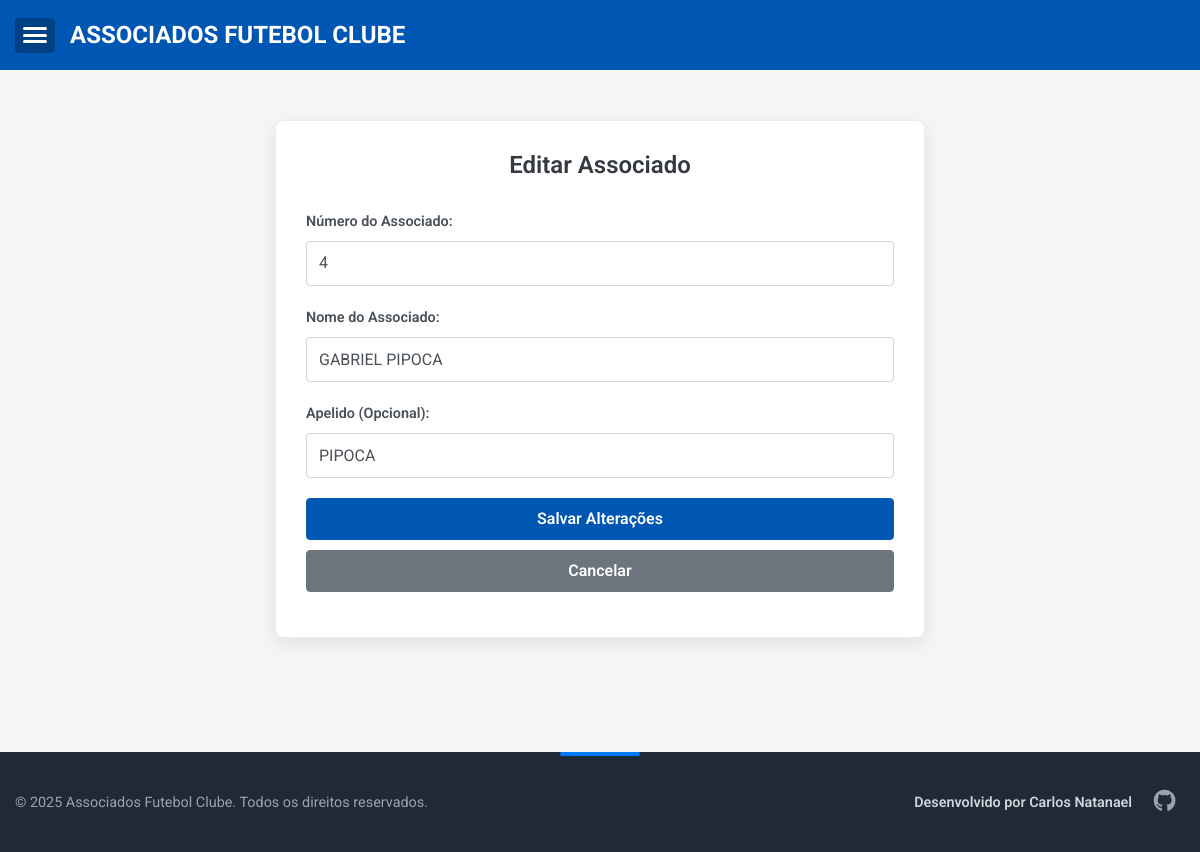
Before: /associado/editar/4 (signed in) with the older database file.
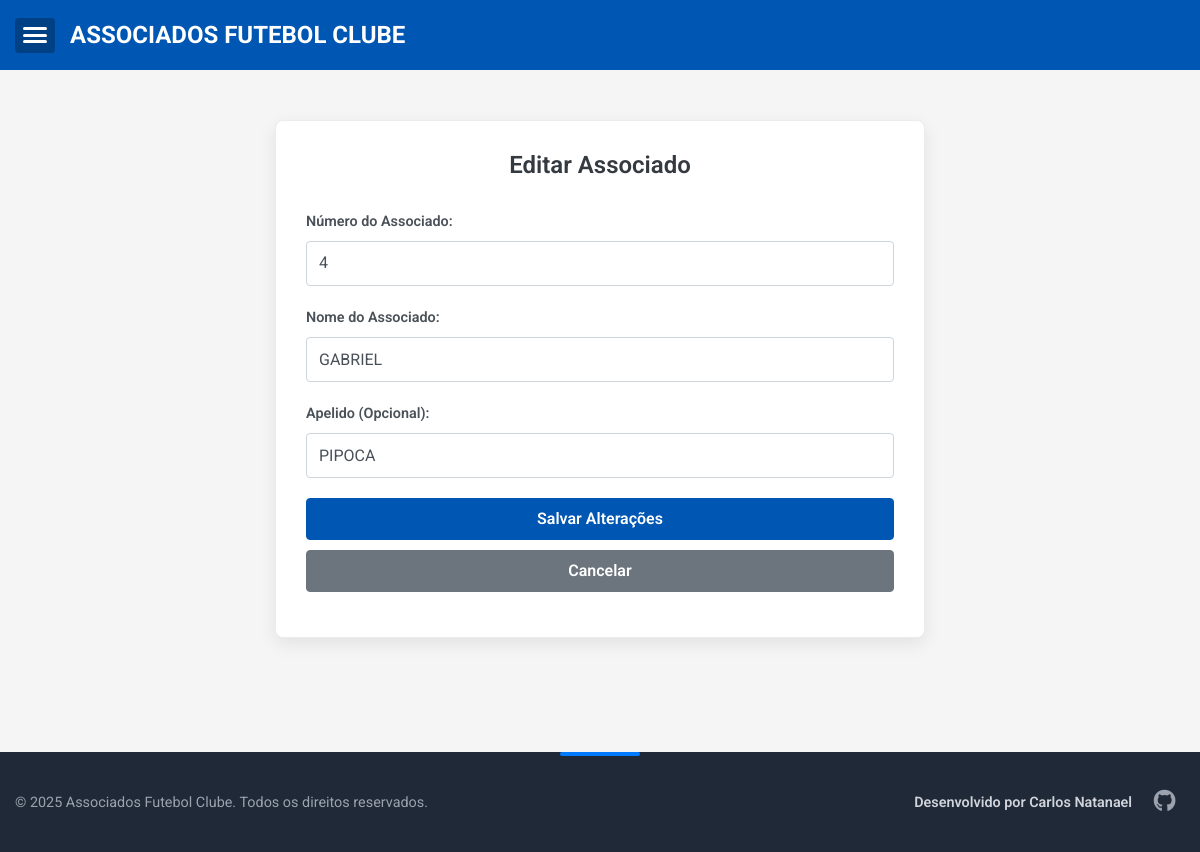
After: the same page with the newer database file.
### app.py (models this page shows)
class Associado(db.Model):
    id = db.Column(db.Integer, primary_key=True)
    numero = db.Column(db.Integer, unique=True)
    nome = db.Column(db.String(100), nullable=False)
    apelido = db.Column(db.String(50))
    pagamentos = db.relationship('Pagamento', backref='associado', lazy=True, cascade="all, delete-orphan")

### app.py (the view, shortened to what this page needs)
@app.route('/associado/editar/<int:associado_id>', methods=['GET', 'POST'])
@login_required
def editar_associado(associado_id):
    associado = Associado.query.get_or_404(associado_id)
    return render_template('editar_associado.html', associado=associado)

### app.py (called while the page is built)
@login_manager.user_loader
def load_user(user_id):
    return User.query.get(int(user_id))

### templates/editar_associado.html
{% extends "base.html" %}
{% block content %}
<div class="form-container">
    <h2>Editar Associado</h2>
    <form method="POST" action="{{ url_for('editar_associado', associado_id=associado.id) }}">
        <div class="form-group">
            <label for="numero" class="form-label">Número do Associado:</label>
            <input type="number" id="numero" name="numero" class="form-control" value="{{ associado.numero }}" required>
        </div>
        <div class="form-group">
            <label for="nome" class="form-label">Nome do Associado:</label>
            <input type="text" id="nome" name="nome" class="form-control" value="{{ associado.nome }}" required>
        </div>
        <div class="form-group">
            <label for="apelido" class="form-label">Apelido (Opcional):</label>
            <input type="text" id="apelido" name="apelido" class="form-control" value="{{ associado.apelido or '' }}">
        </div>
        <div class="form-group">
            <button type="submit" class="btn btn-primary btn-block">Salvar Alterações</button>
            <a href="{{ url_for('associados') }}" class="btn btn-secondary btn-block" style="margin-top: 10px;">Cancelar</a>
        </div>
    </form>
</div>
{% endblock %}

Changed rows visible on the page:
changed Associado "PIPOCA": nome "GABRIEL PIPOCA" → "GABRIEL"
